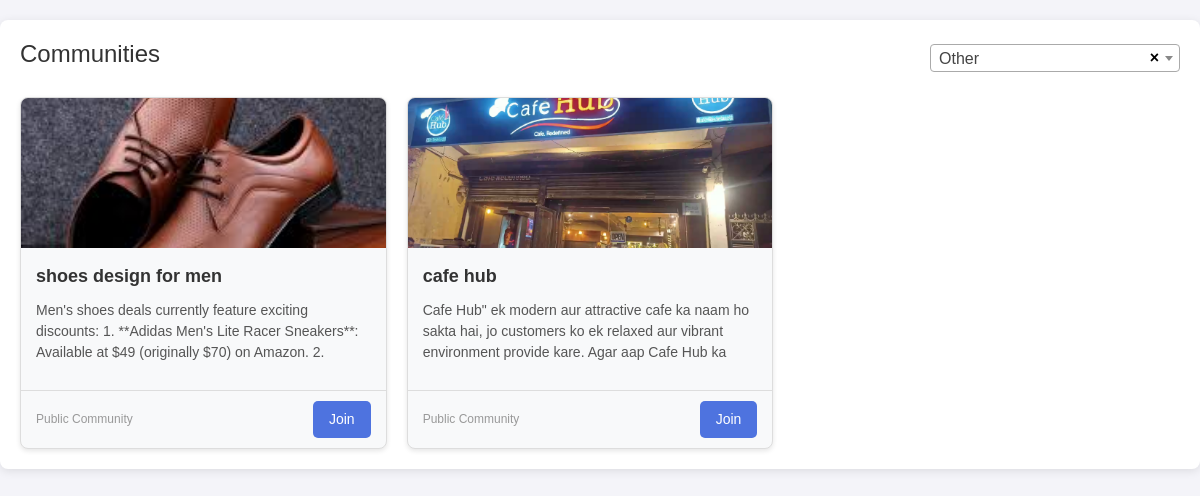
Screenshot of /community_list.php?category=Other (signed in) with the database file from the repository.
### tables this page shows
CREATE TABLE `communities` (
  `id` int(11) NOT NULL,
  `name` varchar(255) NOT NULL,
  `description` text NOT NULL,
  `category` varchar(100) NOT NULL,
  `logo` varchar(255) DEFAULT 'uploads/community_logos/default-logo.png',
  `privacy` enum('public','private') NOT NULL,
  `creator_id` int(11) NOT NULL,
  `created_at` timestamp NOT NULL DEFAULT current_timestamp()
);

### community_list.php (the view, shortened to what this page needs)
<?php
include "db_connection.php" ?>
<?php
$conn = new mysqli($servername, $username, $password, $dbname);
$search_query = isset($_GET['search']) ? $_GET['search'] : '';
$filter_category = isset($_GET['category']) ? $_GET['category'] : null;
if ($filter_category && $search_query) {
    $sql = "SELECT * FROM communities WHERE category = ? AND (name LIKE ? OR description LIKE ?) ORDER BY created_at DESC";
    $stmt = $conn->prepare($sql);
    $search_query = "%$search_query%";
    $stmt->bind_param("sss", $filter_category, $search_query, $search_query);
} elseif ($filter_category) {
    $sql = "SELECT * FROM communities WHERE category = ? ORDER BY created_at DESC";
    $stmt = $conn->prepare($sql);
    $stmt->bind_param("s", $filter_category);
} elseif ($search_query) {
    $sql = "SELECT * FROM communities WHERE name LIKE ? OR description LIKE ? ORDER BY created_at DESC";
    $stmt = $conn->prepare($sql);
    $search_query = "%$search_query%";
    $stmt->bind_param("ss", $search_query, $search_query);
} else {
    $sql = "SELECT * FROM communities ORDER BY created_at DESC";
    $stmt = $conn->prepare($sql);
}
$stmt->execute();
$result = $stmt->get_result();
$communities = [];
if ($result->num_rows > 0) {
    while ($row = $result->fetch_assoc()) {
        $communities[] = $row;
    }
}
?>
<!DOCTYPE html>
<html lang="en">
<head>
    <link href="https://cdn.jsdelivr.net/npm/select2@4.0.13/dist/css/select2.min.css" rel="stylesheet" />
    <link href="https://cdn.jsdelivr.net/npm/bootstrap@5.3.0-alpha1/dist/css/bootstrap.min.css" rel="stylesheet" />
   <link href="community_list.css" rel="stylesheet">
</head>
<body>
<div class="container">
    <div class="header">
        <h1>Communities</h1>
        <form method="GET" action="">
            <div class="search-box">
            </div>
        </form>
    </div>
    <div class="community-list">
        <?php if (count($communities) > 0): ?>
            <?php foreach ($communities as $community): ?>
                <div class="community-card">
                    <img src="<?= htmlspecialchars($community['logo']); ?>" alt="Community Logo" class="community-logo">
                    <div class="community-details">
                        <div class="community-name"><?= htmlspecialchars($community['name']); ?></div>
                        <div class="community-description"><?= htmlspecialchars($community['description']); ?></div>
                    </div>
                    <div class="community-footer">
                        <span class="privacy"><?= ucfirst($community['privacy']); ?> Community</span>
                        <form method="POST" action="join_community.php" style="display: inline;">
                            <button type="submit" class="join-btn" style="margin-left: 10px;">Join</button>
                        </form>
                    </div>
                </div>
            <?php endforeach; ?>
        <?php else: ?>
            <p>No communities found.</p>
        <?php endif; ?>
    </div>
</div>
</body>
</html>

### community_list.css (style rules this page uses)
body { font-family: Arial, sans-serif; background-color: #f4f4f9; margin: 0; padding: 0; }
.container { max-width: 1200px; margin: 20px auto; padding: 20px; background: #fff; border-radius: 8px; box-shadow: 0 2px 10px rgba(0, 0, 0, 0.1); }
.header { display: flex; justify-content: space-between; align-items: center; margin-bottom: 20px; }
.header h1 { font-size: 24px; color: #333; }
.header form { display: flex; align-items: center; }
.community-list { display: flex; flex-wrap: wrap; gap: 20px; }
.community-card { flex: 1 1 calc(33.333% - 20px); max-width: calc(33.333% - 20px); background: #f8f9fa; border: 1px solid #ddd; border-radius: 8px; overflow: hidden; box-shadow: 0 2px 5px rgba(0, 0, 0, 0.1); transition: transform 0.2s ease; }
.community-logo { width: 100%; height: 150px; object-fit: cover; }
.community-details { padding: 15px; }
.community-name { font-size: 18px; font-weight: bold; margin-bottom: 10px; color: #333; }
.community-description { font-size: 14px; color: #555; margin-bottom: 15px; max-height: 60px; overflow: hidden; text-overflow: ellipsis; }
.community-footer { display: flex; justify-content: space-between; align-items: center; padding: 10px 15px; border-top: 1px solid #ddd; }
.join-btn { padding: 8px 16px; font-size: 14px; color: #fff; background: #4e73df; border: none; border-radius: 5px; cursor: pointer; }
.privacy { font-size: 12px; color: #999; }

### rows the page displays
communities: logo (picture), name "shoes design for men", description "Men's shoes deals currently feature exciting discounts: 1. **Adidas Men's Lite Racer Sneakers**: Available at $49 (originally $70) on Amazon. 2.…", privacy "Public"
communities: logo (picture), name "cafe hub", description "Cafe Hub\" ek modern aur attractive cafe ka naam ho sakta hai, jo customers ko ek relaxed aur vibrant environment provide kare. Agar aap Cafe Hub ka…", privacy "Public"
